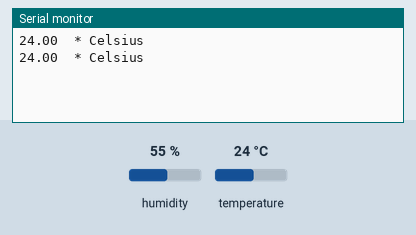
Simulated run of this sketch. Board: Arduino Uno, built with avr-gcc and run on an emulated ATmega328P. On the bench: the last lines printed to the serial monitor. The test bench sets the inputs (shaded band); at power-on: temperature 24 °C, humidity 55 %.

Above: at 4.8 s.
4.9 s: temperature set to 12 °C
At 7.5 s:
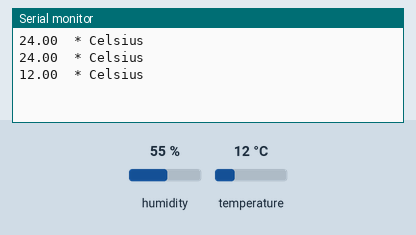
7.9 s: temperature set to 19 °C
At 8.7 s:
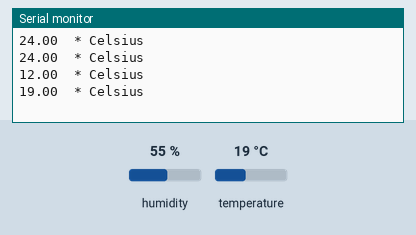
Timing chart, 0 to 10.9 s (numbered marks = the images above; inputs shaded):
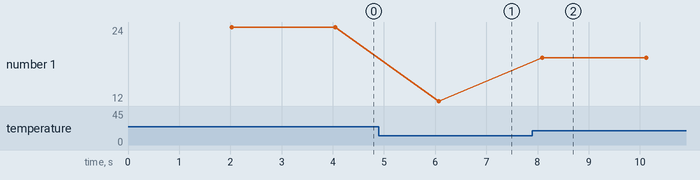

Measured:
- after the input at 4.9 s, the serial monitor: prints a new line after 1.2 s (image 1)
- after the input at 7.9 s, the serial monitor: prints a new line after 0.20 s (image 2)
- plotted number 1: 24 → 12 after the input at 4.9 s, 12 → 19 after the input at 7.9 s

The sketch:

DHT.ino
```cpp
#include <DHT.h> //LIBRARY
#define DHTPIN 2
#define DHTTYPE DHT11
DHT dht(DHTPIN, DHTTYPE);

void setup() {
  Serial.begin(9600);
  dht.begin();  //begin the sensor data collection
}

void loop() {
  delay(2000);

  float temp = dht.readTemperature();

  if (isnan(temp)) {  // ERROR HANDLING
    Serial.println("Failed to read from DHT sensor!");
    return;
  }
Serial.print(temp);
Serial.println("  * Celsius ");
}
```
